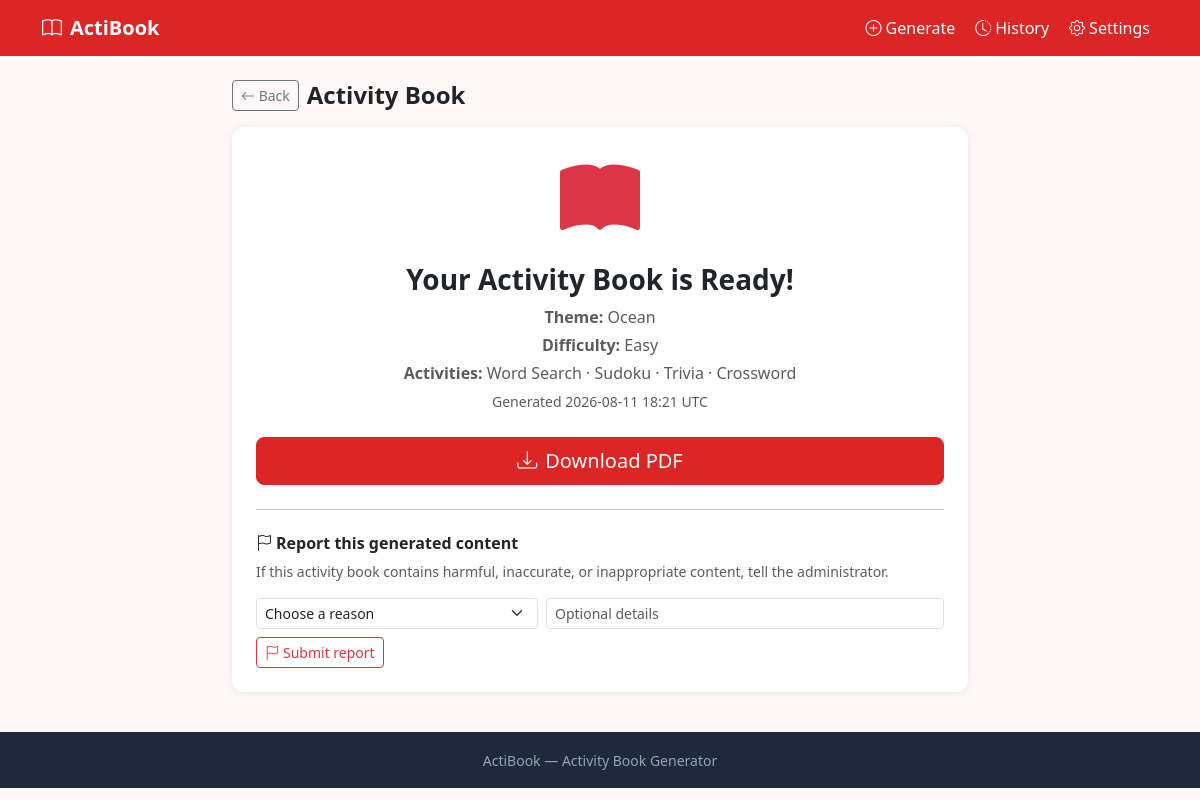
/otherapps/actibook/result/9b036538-1353-42de-85ef-43f964a24298, run on the app's committed database.
### tables this page shows
CREATE TABLE books (
            id TEXT PRIMARY KEY,
            theme TEXT,
            difficulty TEXT,
            pages INTEGER,
            activities TEXT,
            pdf_path TEXT,
            status TEXT DEFAULT 'pending',
            error_msg TEXT,
            created_at TEXT
        );

### otherapps/actibook/__init__.py (the view)
@actibook_bp.route('/result/<uid>')
def result(uid):
    init_db()
    with get_db() as db:
        row = db.execute("SELECT * FROM books WHERE id=?", (uid,)).fetchone()
    if not row:
        abort(404)
    return render_template('actibook/result.html', row=row)

### app.py (called while the page is built)
@app.context_processor
def inject_globals():
    return {'super_admin_logged_in': bool(session.get('super_admin'))}

### otherapps/actibook/__init__.py (called while the page is built)
def get_db():
    conn = sqlite3.connect(DB_PATH)
    conn.row_factory = sqlite3.Row
    return conn

### otherapps/reporting.py (called while the page is built)
def ensure_reports_table(db):
    db.execute("""
        CREATE TABLE IF NOT EXISTS reports (
            id TEXT PRIMARY KEY,
            content_id TEXT NOT NULL,
            reason TEXT NOT NULL,
            details TEXT,
            status TEXT DEFAULT 'pending',
            created_at TEXT NOT NULL,
            reviewed_at TEXT
        )
    """)

### otherapps/actibook/templates/actibook/result.html (shortened to what this page needs)
{% extends 'actibook/base.html' %}
{% block content %}
<div class="row justify-content-center">
  <div class="col-lg-8">
    <div class="d-flex align-items-center gap-2 mb-3">
      <a href="{{ url_for('actibook.index') }}" class="btn btn-sm btn-outline-secondary"><i class="bi bi-arrow-left"></i> Back</a>
      <h4 class="mb-0 fw-bold">Activity Book</h4>
    </div>
    {% if row['status'] == 'done' %}
    <div class="card p-4 mb-3 text-center">
      <i class="bi bi-book-fill display-1 text-danger mb-3"></i>
      <h3 class="fw-bold">Your Activity Book is Ready!</h3>
      <p class="text-muted mb-1"><strong>Theme:</strong> {{ row['theme'].title() }}</p>
      <p class="text-muted mb-1"><strong>Difficulty:</strong> {{ row['difficulty'].title() }}</p>
      <p class="text-muted mb-1"><strong>Activities:</strong> {{ row['activities'].replace(',',' · ').replace('_',' ').title() }}</p>
      <p class="text-muted mb-4"><small>Generated {{ row['created_at'][:16].replace('T',' ') }} UTC</small></p>
      <a href="{{ url_for('actibook.download', uid=row['id']) }}" class="btn btn-brand btn-lg px-5">
        <i class="bi bi-download me-2"></i>Download PDF
      </a>
      <hr class="my-4"/>
      <div class="text-start">
        <h6 class="fw-semibold"><i class="bi bi-flag me-1"></i>Report this generated content</h6>
        <p class="small text-muted">If this activity book contains harmful, inaccurate, or inappropriate content, tell the administrator.</p>
        <form method="POST" action="{{ url_for('actibook.report_content', uid=row['id']) }}">
          <div class="row g-2">
            <div class="col-md-5"><select name="reason" class="form-select form-select-sm" required>
              <option value="">Choose a reason</option><option value="inaccurate">Inaccurate or misleading</option>
            </select></div>
            <div class="col-md-7"><input name="details" class="form-control form-control-sm" maxlength="2000" placeholder="Optional details"/></div>
          </div>
          <button class="btn btn-sm btn-outline-danger mt-2"><i class="bi bi-flag me-1"></i>Submit report</button>
        </form>
      </div>
    </div>
    {% elif row['status'] == 'removed' %}
    <div class="alert alert-warning"><i class="bi bi-shield-exclamation me-2"></i>This generated item was removed after an administrator review.</div>
    {% elif row['status'] == 'error' %}
    <div class="alert alert-danger"><i class="bi bi-exclamation-triangle me-2"></i><strong>Failed:</strong> {{ row['error_msg'] }}</div>
    <a href="{{ url_for('actibook.index') }}" class="btn btn-brand">Try Again</a>
    {% else %}
    <div class="alert alert-info"><i class="bi bi-hourglass-split me-2"></i>Generating your book…</div>
    {% endif %}
  </div>
</div>
{% endblock %}

### otherapps/actibook/templates/actibook/base.html (style rules this page uses)
:root { --brand: #DC2626; --brand-dark: #b91c1c; --brand-light: #fee2e2; }
body { background: #fff8f8; min-height: 100vh; font-family: 'Segoe UI', system-ui, sans-serif; }
.btn-brand { background: var(--brand); border-color: var(--brand); color: #fff; }
.card { border: none; border-radius: 12px; box-shadow: 0 1px 8px rgba(0,0,0,.08); }

### data on the page
books: theme "Ocean", difficulty "Easy", activities.replace "Word Search · Sudoku · Trivia · Crossword", created_at "2026-08-11 18:21"
